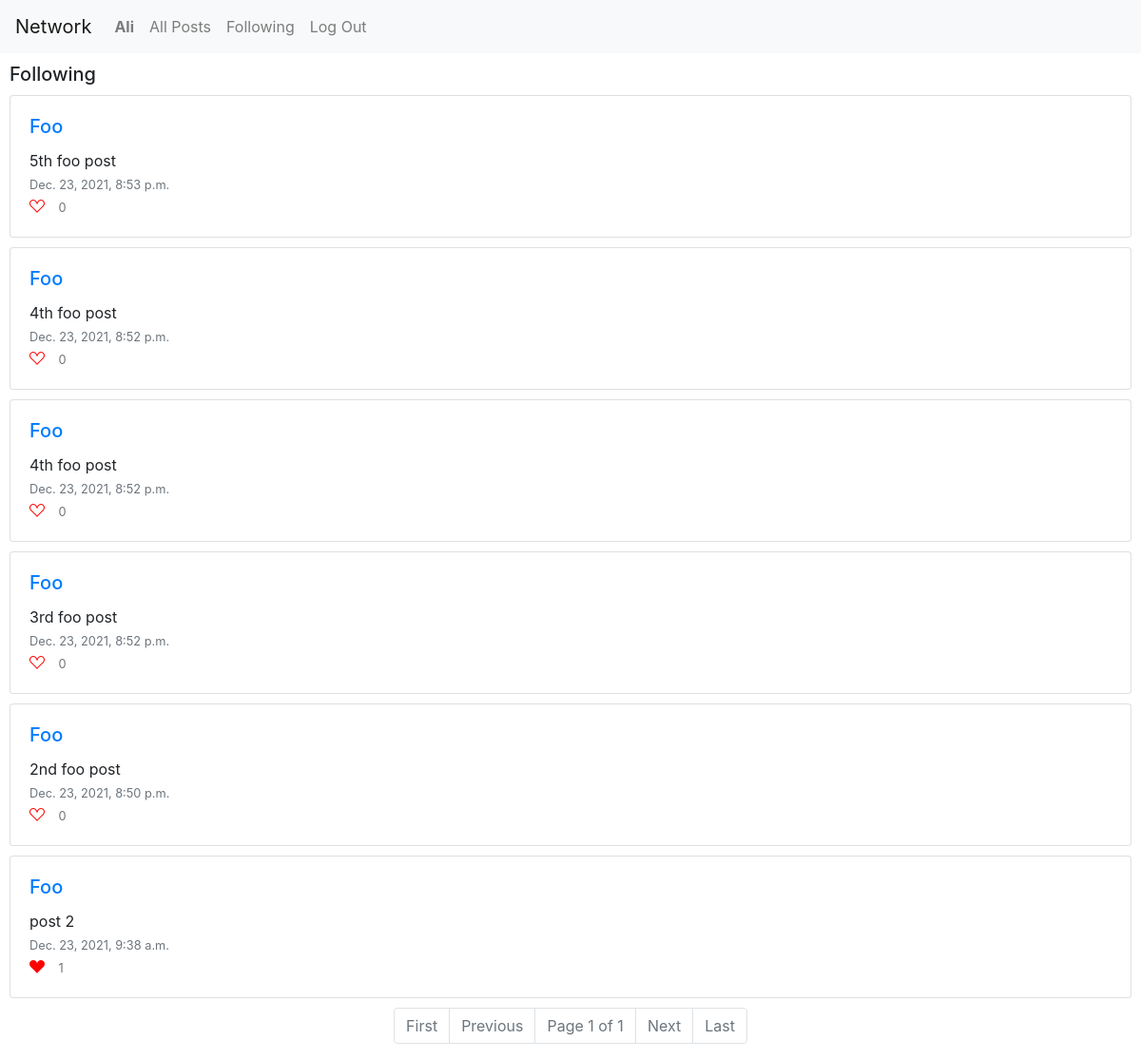
The page /following (signed in) on the database its author committed.
### network/models.py (models this page shows, shortened)
class User(AbstractUser):
    def __str__(self):
        return f"{self.username}"
    def set_following(self):
        return set([rel.followed for rel in self.followed.all()])

class Post(models.Model):
    poster = ForeignKey(User, on_delete=models.CASCADE, related_name="posts")
    content = TextField(blank=True)
    timestamp = models.DateTimeField(auto_now_add=True)
    likes = ManyToManyField(User, blank=True, related_name="liked_posts")
    def NumberLikes(self):
        return self.likes.count()
    def set_liked_by(self):
        return set([user for user in self.likes.all()])

### network/views.py (the view)
# urls.py: path("following", views.following, name="following"),
def following(request):
    posts = Post.objects.filter(poster__in = request.user.set_following())
    if posts.count() == 0:
        return render(request, 'network/following.html', {
            "message": "No users followed so far"
        })
    posts = posts.order_by("-timestamp").all()
    paginator = Paginator(posts, 10)
    if request.GET.get('page'):
        page_number = request.GET.get('page')
    else:
        page_number = 1
    page_obj = paginator.get_page(page_number)
    return render(request, 'network/following.html', {
        'page_obj': page_obj
    })

### network/templates/network/following.html (shortened to what this page needs)
{% extends "network/layout.html" %}
{% load static %}
{% block body %}
    <div id="session_name">
        <h5>Following</h5>
    </div>
    {% include "./display_posts.html" %}
{% endblock %}

### network/templates/network/layout.html (shortened to what this page needs)
{% load static %}
<!DOCTYPE html>
<html lang="en">
    <head>
        <link rel="stylesheet" href="https://stackpath.bootstrapcdn.com/bootstrap/4.4.1/css/bootstrap.min.css">
        <link href="{% static 'network/styles.css' %}" rel="stylesheet">
        <link rel="stylesheet" href="https://cdn.jsdelivr.net/npm/bootstrap-icons@1.7.2/font/bootstrap-icons.css">
    </head>
    <body>
        <nav class="navbar navbar-expand-lg navbar-light bg-light">
            <a class="navbar-brand" href="#">Network</a>
            <div>
              <ul class="navbar-nav mr-auto">
                {% if user.is_authenticated %}
                    <li class="nav-item">
                        <a class="nav-link" href="{% url 'user_page' user.username %}"><strong>{{ user.username }}</strong></a>
                    </li>
                {% endif %}
                <li class="nav-item">
                  <a class="nav-link" id="all_posts_link" href="{% url 'index' %}">All Posts</a>
                </li>
                {% if user.is_authenticated %}
                    <li class="nav-item">
                        <a class="nav-link" id="following_link" href="{% url 'following' %}">Following</a>
                    </li>
                    <li class="nav-item">
                        <a class="nav-link" href="{% url 'logout' %}">Log Out</a>
                    </li>
                {% endif %}
              </ul>
            </div>
          </nav>
        <div class="body">
            {% block body %}
            {% endblock %}
        </div>
    </body>
</html>

### network/templates/network/display_posts.html (shortened to what this page needs)
{% if page_obj %}
    <div id="session_posts">
        {% for post in page_obj %}
            <div class="card">
                <div class="card-body" data-post_id = {{post.id}}>
                    <h5 class="card-title"> <a href="{% url 'user_page' post.poster %}">{{post.poster}}</a> </h5>
                    <div id="content">
                        <p class="card-text" id="post_content"> {{ post.content }}</p>
                    </div>
                    <p class="card-text"> <small class="text-muted">{{post.timestamp}}</small></p>
                    {% if user.is_authenticated%}
                        {% if user in post.set_liked_by %}
                            <i class="bi bi-suit-heart-fill" id="like_button"></i>
                        {% else %}
                            <i class="bi bi-suit-heart" id="like_button"></i>
                        {% endif%}
                    {% else %}
                        <i class="bi bi-suit-heart" id="like_button_disabled"> </i>
                    {% endif %}
                    <small class="text-muted" id="likes_number"> {{ post.NumberLikes }} </small>
                </div>
            </div>
        {% endfor %}
    </div>
    <nav aria-label="Page navigation example">
    <ul class="pagination justify-content-center">
        {% if page_obj.has_previous %}
            <li class="page-item"><a class="page-link" href="?page=1">First</a></li>
            <li class="page-item"><a class="page-link" href="?page={{ page_obj.previous_page_number }}">Previous</a></li>
        {% else %}
            <li class="page-item disabled"><a class="page-link" href="?page=1">First</a></li>
            <li class="page-item disabled"><a class="page-link" href="#">Previous</a></li>
        {% endif %}
        <li class="page-item disabled"><a class="page-link" href="#">Page {{ page_obj.number }} of {{ page_obj.paginator.num_pages }}</a></li>
        {% if page_obj.has_next %}
            <li class="page-item"><a class="page-link" href="?page={{ page_obj.next_page_number }}">Next</a></li>
            <li class="page-item"><a class="page-link" href="?page={{ page_obj.paginator.num_pages }}">Last</a></li>
        {% else %}
        <li class="page-item disabled"><a class="page-link" href="#">Next</a></li>
        <li class="page-item disabled"><a class="page-link" href="?page={{ page_obj.paginator.num_pages }}">Last</a></li>
        {% endif %}
    </ul>
    </nav>
{% endif %}

### network/static/network/styles.css (style rules this page uses)
.card { margin: 10px; }
.card-text { margin-bottom: 0px; }
.bi { color: red; width: 1em; }
#likes_number { margin-left: 10px; }
#session_name { margin: 10px; }
#like_button { cursor: pointer; }

### rows shown on the page
User: username "Ali"
Post: poster "Foo", content "5th foo post", timestamp "Dec. 23, 2021, 8:53 p.m.", NumberLikes "0"
Post: poster "Foo", content "4th foo post", timestamp "Dec. 23, 2021, 8:52 p.m.", NumberLikes "0"
Post: poster "Foo", content "4th foo post", timestamp "Dec. 23, 2021, 8:52 p.m.", NumberLikes "0"
Post: poster "Foo", content "3rd foo post", timestamp "Dec. 23, 2021, 8:52 p.m.", NumberLikes "0"
Post: poster "Foo", content "2nd foo post", timestamp "Dec. 23, 2021, 8:50 p.m.", NumberLikes "0"
Post: poster "Foo", content "post 2", timestamp "Dec. 23, 2021, 9:38 a.m.", NumberLikes "1"

### other values the page prints
{{ page_obj.number }} "1"
{{ page_obj.paginator.num_pages }} "1"
